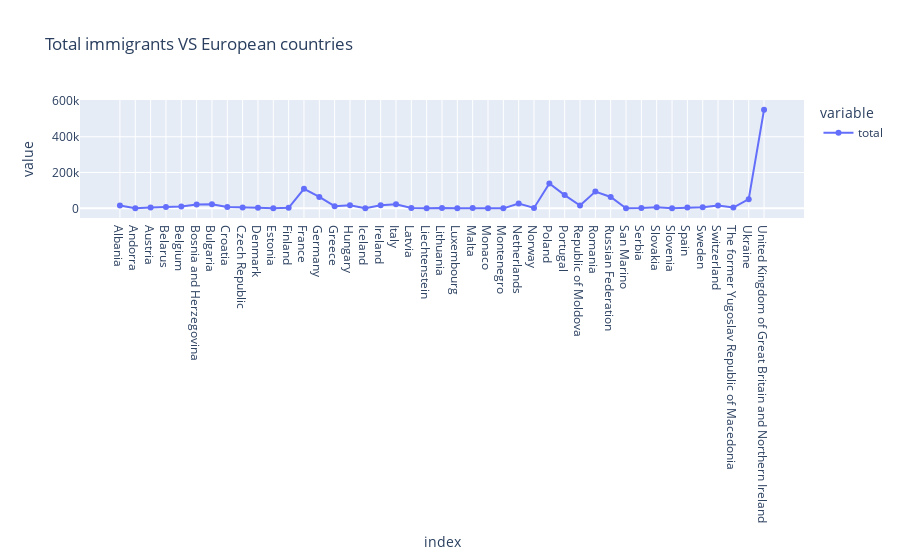

The notebook cell this image was saved under:
### Code cell
europe = df_can[df_can.Continent=='Europe']
line(europe.total,title='Total immigrants VS European countries' , markers='o')

### Figure 1 — Plotly figure (JSON) as saved in the notebook; plotly's stock layout.template omitted (floating-point values rounded to 4 significant figures)
{"data": [{"hovertemplate": "variable=total<br>index=%{x}<br>value=%{y}<extra></extra>", "legendgroup": "total", "line": {"color": "#636efa", "dash": "solid"}, "marker": {"symbol": "circle"}, "mode": "lines+markers", "name": "total", "orientation": "v", "showlegend": true, "type": "scatter", "x": ["Albania", "Andorra", "Austria", "Belarus", "Belgium", "Bosnia and Herzegovina", "Bulgaria", "Croatia", "Czech Republic", "Denmark", "Estonia", "Finland", "France", "Germany", "Greece", "Hungary", "Iceland", "Ireland", "Italy", "Latvia", "Liechtenstein", "Lithuania", "Luxembourg", "Malta", "Monaco", "Montenegro", "Netherlands", "Norway", "Poland", "Portugal", "Republic of Moldova", "Romania", "Russian Federation", "San Marino", "Serbia", "Slovakia", "Slovenia", "Spain", "Sweden", "Switzerland", "The former Yugoslav Republic of Macedonia", "Ukraine", "United Kingdom of Great Britain and Northern Ireland"], "xaxis": "x", "y": [15699, 15, 4985, 7975, 10762, 21855, 23310, 8001, 4192, 3901, 935, 2781, 109091, 63912, 12410, 16822, 570, 16964, 22624, 2326, 40, 2414, 215, 1546, 29, 105, 26884, 2327, 139241, 74167, 15381, 93585, 63344, 5, 1939, 5963, 523, 5018, 5866, 15678, 4637, 51410, 551500], "yaxis": "y"}], "layout": {"legend": {"title": {"text": "variable"}, "tracegroupgap": 0}, "title": {"text": "Total immigrants VS European countries"}, "xaxis": {"anchor": "y", "domain": [0, 1], "title": {"text": "index"}}, "yaxis": {"anchor": "x", "domain": [0, 1], "title": {"text": "value"}}}}
